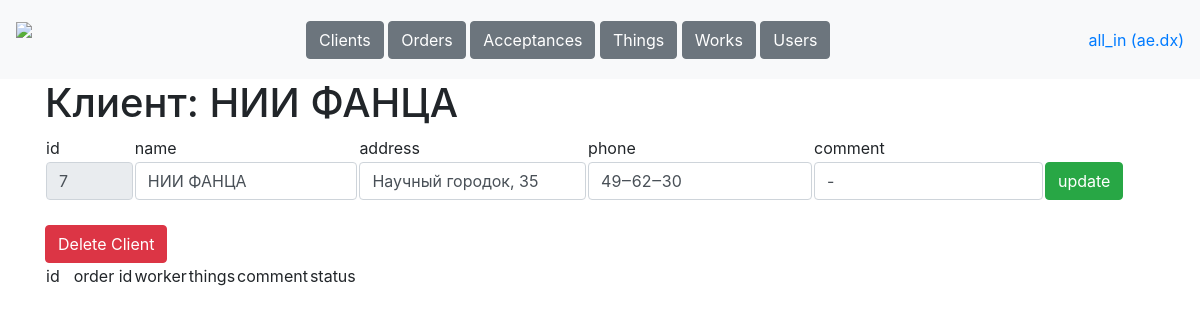
The page /tables/clients/7 (signed in) on the database its author committed.
### data/tables.py (models this page shows, shortened)
class Worker(db_session.SqlAlchemyBase, SerializerMixin):
    __tablename__ = 'workers'
    id = Column(sqlalchemy.Integer, primary_key=True, autoincrement=True)
    username = Column(sqlalchemy.String, nullable=True)
    name = Column(sqlalchemy.String, nullable=True)
    password = Column(sqlalchemy.String, nullable=True)
    role = Column(sqlalchemy.String, nullable=True)
    phone = Column(sqlalchemy.String, nullable=True)
    comment = Column(sqlalchemy.String, nullable=True)
    works = orm.relationship('Work', back_populates='worker')
    acceptances = orm.relationship('Acceptance', back_populates='worker')

class Client(db_session.SqlAlchemyBase, SerializerMixin):
    __tablename__ = 'clients'
    id = Column(sqlalchemy.Integer, primary_key=True, autoincrement=True)
    name = Column(sqlalchemy.String, nullable=True, default='')
    address = Column(sqlalchemy.String, nullable=True, default='')
    phone = Column(sqlalchemy.String, nullable=True, default='')
    comment = Column(sqlalchemy.String, nullable=True, default='')
    orders = orm.relationship('Order', back_populates='client')
    things = orm.relationship('Thing', back_populates='client')

### main.py (the view)
@app.route('/tables/clients/<int:client_id>', methods=['GET', 'POST'])
def client(client_id):
    username = request.cookies.get('user')
    if not username:
        return redirect('/login')
    user = stuff.get_user(username)
    if request.method == 'GET':
        return render_template('client.html', user=user,
                               client=stuff.get_entry('clients', client_id))
    elif request.method == 'POST':
        stuff.update_entry('clients', request.form)
        return redirect(f'/tables/clients/{client_id}')

### data/db_session.py (called while the page is built)
def create_session() -> Session:
    global __factory
    return __factory()

### stuff.py (called while the page is built)
def get_user(username):
    db_sess = db_session.create_session()
    worker = db_sess.query(Worker).filter(Worker.username == username).first()
    db_sess.close()
    return worker

def get_table(table, sort='id', reverse=0):
    db_sess = db_session.create_session()
    if table == 'clients':
        return db_sess.query(Client)
    elif table == 'orders':
        return db_sess.query(Order)
    elif table == 'acceptances':
        return db_sess.query(Acceptance)
    elif table == 'things':
        return db_sess.query(Thing)
    elif table == 'works':
        return db_sess.query(Work)
    elif table == 'workers':
        return db_sess.query(Worker)
    db_sess.close()

def get_entry(table, id):
    db_sess = db_session.create_session()
    if table == 'clients':
        return db_sess.query(Client).filter(Client.id == id).first()
    elif table == 'orders':
        return db_sess.query(Order).get(id)
    elif table == 'acceptances':
        return db_sess.query(Acceptance).filter(Acceptance.id == id).first()
    elif table == 'things':
        return db_sess.query(Thing).filter(Thing.id == id).first()
    elif table == 'works':
        return db_sess.query(Work).filter(Work.id == id).first()
    elif table == 'workers':
        return db_sess.query(Worker).filter(Worker.id == id).first()
    db_sess.close()

### templates/client.html (shortened to what this page needs)
{% extends "base.html"%}
{% block content %}
<h1>Клиент: {{client.name}}</h1>
<form method="post">
<table>
    <tr>
        <td width="8%">id</td>
        <td>name</td>
        <td>address</td>
        <td>phone</td>
        <td>comment</td>
    </tr>
    <tr>
        <td width="8%"><input class="form-control" value="{{client.id}}" name="id" readonly></td>
        <td><input class="form-control" value="{{client.name}}" name="name"></td>
        <td><input class="form-control" value="{{client.address}}" name="address"></td>
        <td><input class="form-control" value="{{client.phone}}" name="phone"></td>
        <td><input class="form-control" value="{{client.comment}}" name="comment"></td>
        <td width="10%"><button type="submit" class="btn btn-success">update</button></td>
    </tr>
</table>
</form><br>
{% if user.role == 'all_in' %}
<a class="btn btn-danger" href="/tables/clients/{{client.id}}/delete" role="button">Delete Client</a><br>
{% endif %}
<table>
    <tr>
        <td width="8%">id</td>
        <td>order id</td>
        <td>worker</td>
        <td>things</td>
        <td>comment</td>
        <td>status</td>
        <td width="10%"></td>
    </tr>
</table>
{% endblock %}

### templates/base.html (shortened to what this page needs)
<!doctype html>
<html>
<head>
    <link rel="stylesheet"
          href="https://stackpath.bootstrapcdn.com/bootstrap/4.4.1/css/bootstrap.min.css"
>
    <link rel="stylesheet" href="static/css/style.css" />
</head>
<body>
<header>
    <nav class="navbar navbar-light bg-light">
        <a class="navbar-brand" style="height: 63px;" href="/dashboard"><img height="63px" src="/static/icons/logo.png"></a>
        <div>
            {% if user.role == "manager" %}
                <a class="btn btn-secondary" href="/tables/clients" role="button">Clients</a>
                <a class="btn btn-secondary" href="/tables/orders" role="button">Orders</a>
            {% elif user.role == "worker" %}
                <a class="btn btn-secondary" href="/tables/acceptances" role="button">Acceptances</a>
                <a class="btn btn-secondary" href="/tables/works" role="button">Works</a>
            {% else %}
                <a class="btn btn-secondary" href="/tables/clients" role="button">Clients</a>
                <a class="btn btn-secondary" href="/tables/orders" role="button">Orders</a>
                <a class="btn btn-secondary" href="/tables/acceptances" role="button">Acceptances</a>
                <a class="btn btn-secondary" href="/tables/things" role="button">Things</a>
                <a class="btn btn-secondary" href="/tables/works" role="button">Works</a>
                <a class="btn btn-secondary" href="/tables/users" role="button">Users</a>
            {% endif %}
        </div>
        <a href="/login">{{user.role}} ({{user.name}})</a>
    </nav>
</header>
<main role="main" class="container">
    {% block content %}{% endblock %}
</main>
</body>
</html>

### rows shown on the page
Worker: role "all_in", name "ae.dx"
Client: name "НИИ ФАНЦА", id "7", address "Научный городок, 35", phone "49‒62‒30", comment "-"
